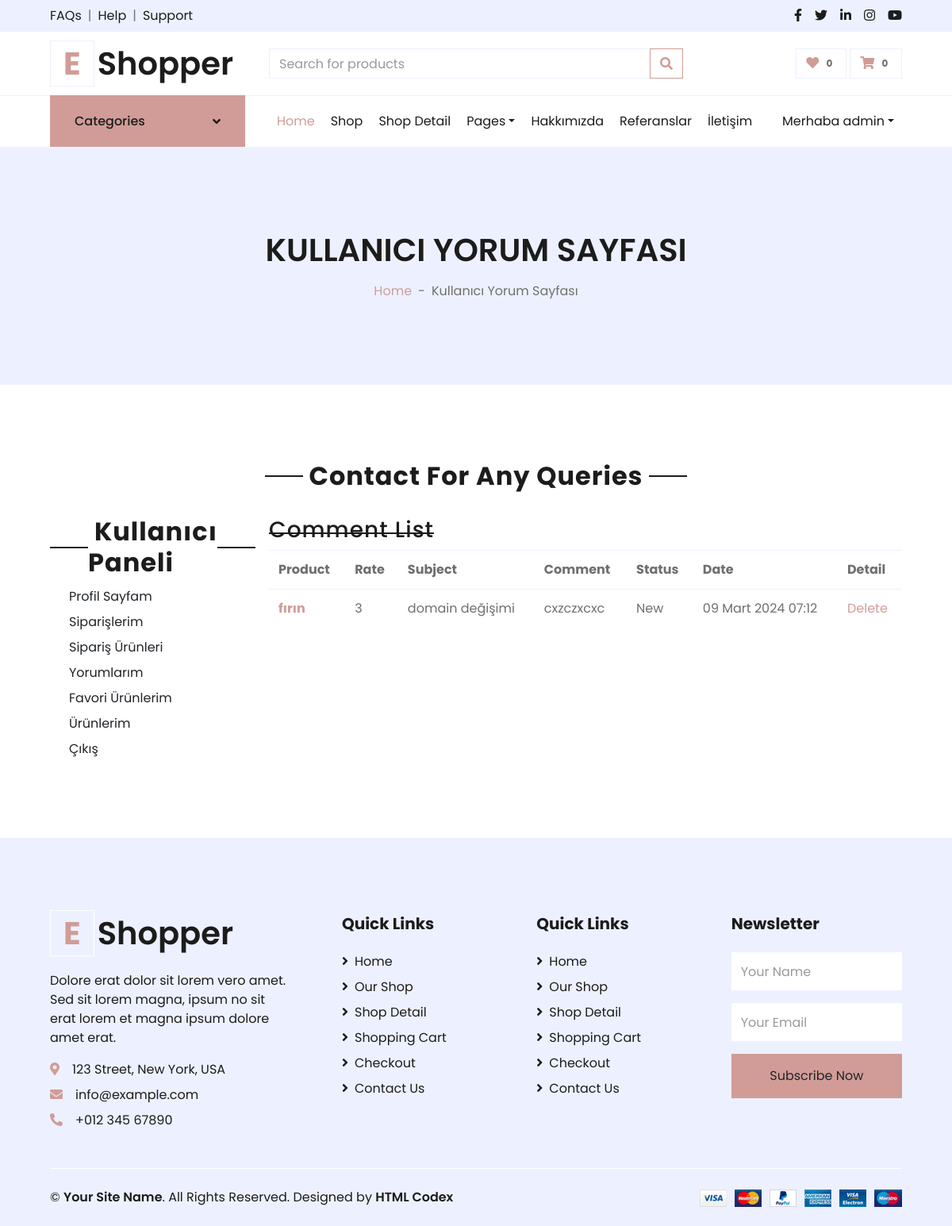
/user/mycomments/ (signed in), run on an earlier commit of the app's database.
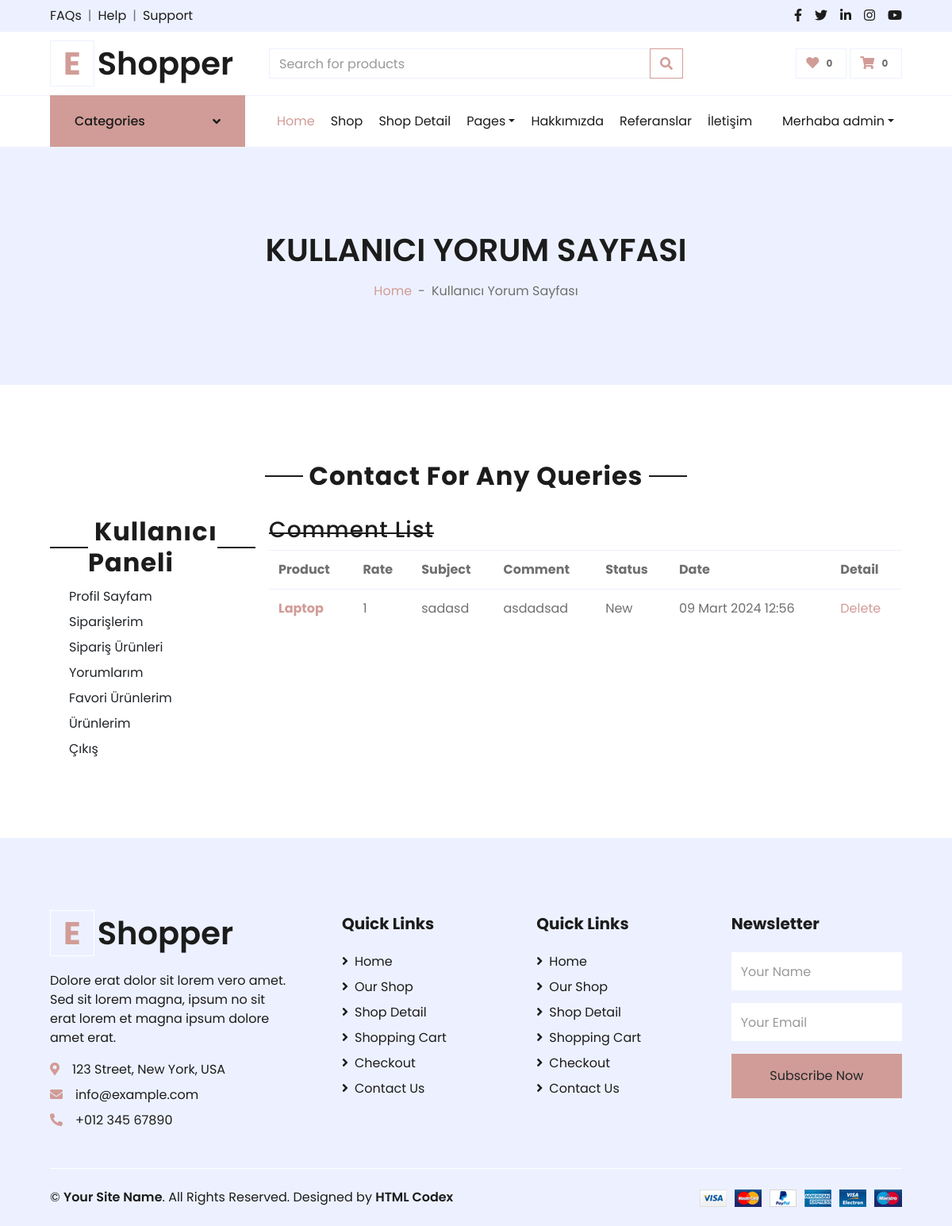
And on a later commit of the database.
### product/models.py (models this page shows, shortened)
class Comment(models.Model):
    STATUS = (
        ('New', 'New'),
        ('True', 'True'),
        ('False', 'False'),
    )
    product = models.ForeignKey(Product, on_delete=models.CASCADE)
    user = models.ForeignKey(User, on_delete=models.CASCADE)
    subject = models.CharField(max_length=50, blank=True)
    comment = models.CharField(max_length=250, blank=True)
    rate = models.IntegerField(default=1)
    ip = models.CharField(max_length=20, blank=True)
    status = models.CharField(max_length=10, choices=STATUS, default='New')
    create_at = models.DateTimeField(auto_now_add=True)
    update_at = models.DateTimeField(auto_now=True)

class Product(models.Model):
    STATUS = (
        ('True', 'Evet'),
        ('False', 'Hayir'),
    )
    category = models.ForeignKey(Category, on_delete=models.CASCADE)  # manytoonerelationwithCategory
    title = models.CharField(max_length=150)
    keywords = models.CharField(blank=True, max_length=255)
    description = models.TextField(blank=True, max_length=255)
    image = models.ImageField(blank=True, upload_to='images/', default="images/default.jpg")
    price = models.FloatField()
    amount = models.IntegerField(default=0)
    detail=RichTextUploadingField()
    status = models.CharField(max_length=10, choices=STATUS, default='False')
    create_at = models.DateTimeField(auto_now_add=True)
    update_at = models.DateTimeField(auto_now=True)
    slug = models.SlugField(null=False, unique=True)
    user = models.ForeignKey(User, on_delete=models.CASCADE)
    reviewsCount = models.IntegerField(default=0)
    def image_tag(self):
        return mark_safe('<img src="{}" height="50"/>'.format(self.image.url))
    image_tag.short_description = 'Image'

### user/views.py (the view)
# urls.py: path('mycomments/', views.user_comments, name='user_comments'),
@login_required(login_url='/user/login')
def user_comments(request):
    comments = Comment.objects.filter(user=request.user)
    return render(request, 'user_comments.html', {'comments': comments})

### user/templates/user_comments.html (shortened to what this page needs)
{% extends 'homebase.html' %}
{% block sidebar %} {% include 'sidebar.html' %}  {% endblock %}
{% block body %}
    <div class="container-fluid bg-secondary mb-5">
        <div class="d-flex flex-column align-items-center justify-content-center" style="min-height: 300px">
            <h1 class="font-weight-semi-bold text-uppercase mb-3">Kullanıcı Yorum Sayfası</h1>
            <div class="d-inline-flex">
                <p class="m-0"><a href="/">Home</a></p>
                <p class="m-0 px-2">-</p>
                <p class="m-0">Kullanıcı Yorum Sayfası</p>
            </div>
        </div>
    </div>
    <div class="container-fluid pt-5">
        <div class="text-center mb-4">
            <h2 class="section-title px-5"><span class="px-2">Contact For Any Queries</span></h2>
        </div>
        <div class="row px-xl-5">
            {% include 'user_panel.html' %}
<div class="col-lg-9 table-responsive mb-5">
                <div class="order-summary clearfix">
                    <div class="section-title">
                        <h3 class="title">Comment List</h3>
                    </div>
                    <table class="shopping-cart-table table">
                        <tr>
                            <th class="text-left">Product</th>
                            <th class="text-left">Rate</th>
                            <th class="text-left">Subject</th>
                            <th class="text-left">Comment</th>
                            <th class="text-left">Status</th>
                            <th class="text-left">Date</th>
                            <th class="text-left">Detail</th>
                        </tr>
                        {% for rs in comments %}
                            <tr>
                                <td class="text-left">
                                    <a href="/product/{{ rs.product_id }}/{{ rs.product.slug }}">
                                        <strong> {{ rs.product.title }}</strong>
                                    </a>
                                </td>
                                <td class="text-left">{{ rs.rate }} </td>
                                <td class="text-left">{{ rs.subject }} </td>
                                <td class="text-left">{{ rs.comment }} </td>
                                <td class="text-left">{{ rs.status }} </td>
                                <td class="text-left">{{ rs.create_at }} </td>
                                <td class="text-left">
                                    <a class="primary-btn" href="/user/deletecomment/{{ rs.id }}"
                                       onclick="return confirm('Will be Delete ! Are you sure?')"> Delete </a>
                                </td>
                            </tr>
                        {% endfor %}
                    </table>
                </div>
            </div>
        </div>
    </div>
{% endblock %}

### home/templates/homebase.html (shortened to what this page needs)
{% load static %}
<!DOCTYPE html>
<html lang="en">
<head>
    <link href="https://cdnjs.cloudflare.com/ajax/libs/font-awesome/5.10.0/css/all.min.css" rel="stylesheet">
    <link href="{%  static 'lib/owlcarousel/assets/owl.carousel.min.css' %}" rel="stylesheet">
    <link href="{%  static 'css/style.css' %}" rel="stylesheet">
</head>
<body>
{% include 'header.html' %}
{% block sidebar %} {% endblock %}
{%  block body %}{%  endblock %}
{% include 'footer.html' %}
</body>
</html>

### home/templates/header.html (shortened to what this page needs)
 {% load static %}
    <div class="container-fluid">
        <div class="row bg-secondary py-2 px-xl-5">
            <div class="col-lg-6 d-none d-lg-block">
                <div class="d-inline-flex align-items-center">
                    <a class="text-dark" href="">FAQs</a>
                    <span class="text-muted px-2">|</span>
                    <a class="text-dark" href="">Help</a>
                    <span class="text-muted px-2">|</span>
                    <a class="text-dark" href="">Support</a>
                </div>
            </div>
            <div class="col-lg-6 text-center text-lg-right">
                <div class="d-inline-flex align-items-center">
                    <a class="text-dark px-2" href="">
                        <i class="fab fa-facebook-f"></i>
                    </a>
                    <a class="text-dark px-2" href="">
                        <i class="fab fa-twitter"></i>
                    </a>
                    <a class="text-dark px-2" href="">
                        <i class="fab fa-linkedin-in"></i>
                    </a>
                    <a class="text-dark px-2" href="">
                        <i class="fab fa-instagram"></i>
                    </a>
                    <a class="text-dark pl-2" href="">
                        <i class="fab fa-youtube"></i>
                    </a>
                </div>
            </div>
        </div>
        <div class="row align-items-center py-3 px-xl-5">
            <div class="col-lg-3 d-none d-lg-block">
                <a href="" class="text-decoration-none">
                    <h1 class="m-0 display-5 font-weight-semi-bold"><span class="text-primary font-weight-bold border px-3 mr-1">E</span>Shopper</h1>
                </a>
            </div>
            <div class="col-lg-6 col-6 text-left">
                <form action="/search/" method="post">
                    <div class="input-group">
                        <input type="text" name="query" class="form-control" placeholder="Search for products">
                        <div class="input-group-append">
                           <button class="btn btn-sm btn-outline-primary m-0 p-0" type="submit">
                            <span class="input-group-text bg-transparent text-primary border-0">
                                <i class="fa fa-search"></i>
                            </span>
                        </button>
                        </div>
                    </div>
                </form>
            </div>
            <div class="col-lg-3 col-6 text-right">
                {% if user.id is not None %}
                <a href="/order/favorites" class="btn border">
                    <i class="fas fa-heart text-primary"></i>
                    <span class="badge">0</span>
                </a>
                {% endif %}
                <a href="" class="btn border">
                    <i class="fas fa-shopping-cart text-primary"></i>
                    <span class="badge">0</span>
                </a>
            </div>
        </div>
    </div>

### home/templates/sidebar.html (shortened to what this page needs)
 {% load static %}
 {% if page == 'home' %}
    <div class="container-fluid mb-5">
        {% else %}
        <div class="container-fluid">
            {% endif %}
        <div class="row border-top px-xl-5">
            <div class="col-lg-3 d-none d-lg-block">
                <a class="btn shadow-none d-flex align-items-center justify-content-between bg-primary text-white w-100" data-toggle="collapse" href="#navbar-vertical" style="height: 65px; margin-top: -1px; padding: 0 30px;">
                    <h6 class="m-0">Categories</h6>
                    <i class="fa fa-angle-down text-dark"></i>
                </a>
                     {% load mptt_tags %}
            </div>
            <div class="col-lg-9">
                <nav class="navbar navbar-expand-lg bg-light navbar-light py-3 py-lg-0 px-0">
                    <div class="collapse navbar-collapse justify-content-between" id="navbarCollapse">
                        <div class="navbar-nav mr-auto py-0">
                            <a href="/" class="nav-item nav-link active">Home</a>
                            <a href="shop.html" class="nav-item nav-link">Shop</a>
                            <a href="detail.html" class="nav-item nav-link">Shop Detail</a>
                            <div class="nav-item dropdown">
                                <a href="#" class="nav-link dropdown-toggle" data-toggle="dropdown">Pages</a>
                            </div>
                            <a href="{% url 'hakkimizda' %}" class="nav-item nav-link">Hakkımızda</a>
                            <a href="/referanslar" class="nav-item nav-link">Referanslar</a>
                            <a href="/iletisim" class="nav-item nav-link">İletişim</a>
                        </div>
                        <div class="navbar-nav ml-auto py-0">
                            {% if user.id is not None %}
                              <div class="nav-item dropdown">
                                <a href="#" class="nav-link dropdown-toggle" data-toggle="dropdown">Merhaba {{ user.username }}</a>
                            </div>
                                {% else %}
                            <a href="/user/login" class="nav-item nav-link">Login</a>
                            <a href="/user/register" class="nav-item nav-link">Register</a>
                            {% endif %}
                        </div>
                    </div>
                </nav>
            </div>
        </div>
    </div>

### user/templates/user_panel.html
<div class="col-lg-3 mb-5">
    <h2 class="section-title px-5"><span class="px-2">Kullanıcı Paneli</span></h2>
    <a href="/user" class="dropdown-item">Profil Sayfam</a>
    <a href="/user/myorders" class="dropdown-item">Siparişlerim</a>
    <a href="/user/myorders_products" class="dropdown-item">Sipariş Ürünleri</a>
    <a href="/user/mycomments" class="dropdown-item">Yorumlarım</a>
    <a href="/user/myfavorits" class="dropdown-item">Favori Ürünlerim</a>
    <a href="/user/myproducts" class="dropdown-item">Ürünlerim</a>
    <a href="/user/logout" class="dropdown-item">Çıkış</a>
</div>

### home/templates/footer.html
{% load static %}
    <div class="container-fluid bg-secondary text-dark mt-5 pt-5">
        <div class="row px-xl-5 pt-5">
            <div class="col-lg-4 col-md-12 mb-5 pr-3 pr-xl-5">
                <a href="" class="text-decoration-none">
                    <h1 class="mb-4 display-5 font-weight-semi-bold"><span class="text-primary font-weight-bold border border-white px-3 mr-1">E</span>Shopper</h1>
                </a>
                <p>Dolore erat dolor sit lorem vero amet. Sed sit lorem magna, ipsum no sit erat lorem et magna ipsum dolore amet erat.</p>
                <p class="mb-2"><i class="fa fa-map-marker-alt text-primary mr-3"></i>123 Street, New York, USA</p>
                <p class="mb-2"><i class="fa fa-envelope text-primary mr-3"></i>info@example.com</p>
                <p class="mb-0"><i class="fa fa-phone-alt text-primary mr-3"></i>+012 345 67890</p>
            </div>
            <div class="col-lg-8 col-md-12">
                <div class="row">
                    <div class="col-md-4 mb-5">
                        <h5 class="font-weight-bold text-dark mb-4">Quick Links</h5>
                        <div class="d-flex flex-column justify-content-start">
                            <a class="text-dark mb-2" href="index.html"><i class="fa fa-angle-right mr-2"></i>Home</a>
                            <a class="text-dark mb-2" href="shop.html"><i class="fa fa-angle-right mr-2"></i>Our Shop</a>
                            <a class="text-dark mb-2" href="detail.html"><i class="fa fa-angle-right mr-2"></i>Shop Detail</a>
                            <a class="text-dark mb-2" href="cart.html"><i class="fa fa-angle-right mr-2"></i>Shopping Cart</a>
                            <a class="text-dark mb-2" href="checkout.html"><i class="fa fa-angle-right mr-2"></i>Checkout</a>
                            <a class="text-dark" href="contact.html"><i class="fa fa-angle-right mr-2"></i>Contact Us</a>
                        </div>
                    </div>
                    <div class="col-md-4 mb-5">
                        <h5 class="font-weight-bold text-dark mb-4">Quick Links</h5>
                        <div class="d-flex flex-column justify-content-start">
                            <a class="text-dark mb-2" href="index.html"><i class="fa fa-angle-right mr-2"></i>Home</a>
                            <a class="text-dark mb-2" href="shop.html"><i class="fa fa-angle-right mr-2"></i>Our Shop</a>
                            <a class="text-dark mb-2" href="detail.html"><i class="fa fa-angle-right mr-2"></i>Shop Detail</a>
                            <a class="text-dark mb-2" href="cart.html"><i class="fa fa-angle-right mr-2"></i>Shopping Cart</a>
                            <a class="text-dark mb-2" href="checkout.html"><i class="fa fa-angle-right mr-2"></i>Checkout</a>
                            <a class="text-dark" href="contact.html"><i class="fa fa-angle-right mr-2"></i>Contact Us</a>
                        </div>
                    </div>
                    <div class="col-md-4 mb-5">
                        <h5 class="font-weight-bold text-dark mb-4">Newsletter</h5>
                        <form action="">
                            <div class="form-group">
                                <input type="text" class="form-control border-0 py-4" placeholder="Your Name" required="required" />
                            </div>
                            <div class="form-group">
                                <input type="email" class="form-control border-0 py-4" placeholder="Your Email"
                                    required="required" />
                            </div>
                            <div>
                                <button class="btn btn-primary btn-block border-0 py-3" type="submit">Subscribe Now</button>
                            </div>
                        </form>
                    </div>
                </div>
            </div>
        </div>
        <div class="row border-top border-light mx-xl-5 py-4">
            <div class="col-md-6 px-xl-0">
                <p class="mb-md-0 text-center text-md-left text-dark">
                    &copy; <a class="text-dark font-weight-semi-bold" href="#">Your Site Name</a>. All Rights Reserved. Designed
                    by
                    <a class="text-dark font-weight-semi-bold" href="https://htmlcodex.com">HTML Codex</a>
                </p>
            </div>
            <div class="col-md-6 px-xl-0 text-center text-md-right">
                <img class="img-fluid" src="{%  static 'img/payments.png' %}" alt="">
            </div>
        </div>
    </div>

What changed in the data, as far as the page shows it:
removed Comment: product "fırın", rate "3", subject "domain değişimi", comment "cxzczxcxc", status "New", create_at "09 Mart 2024 07:12"
added Comment: product "Laptop", rate "1", subject "sadasd", comment "asdadsad", status "New", create_at "09 Mart 2024 12:56"
